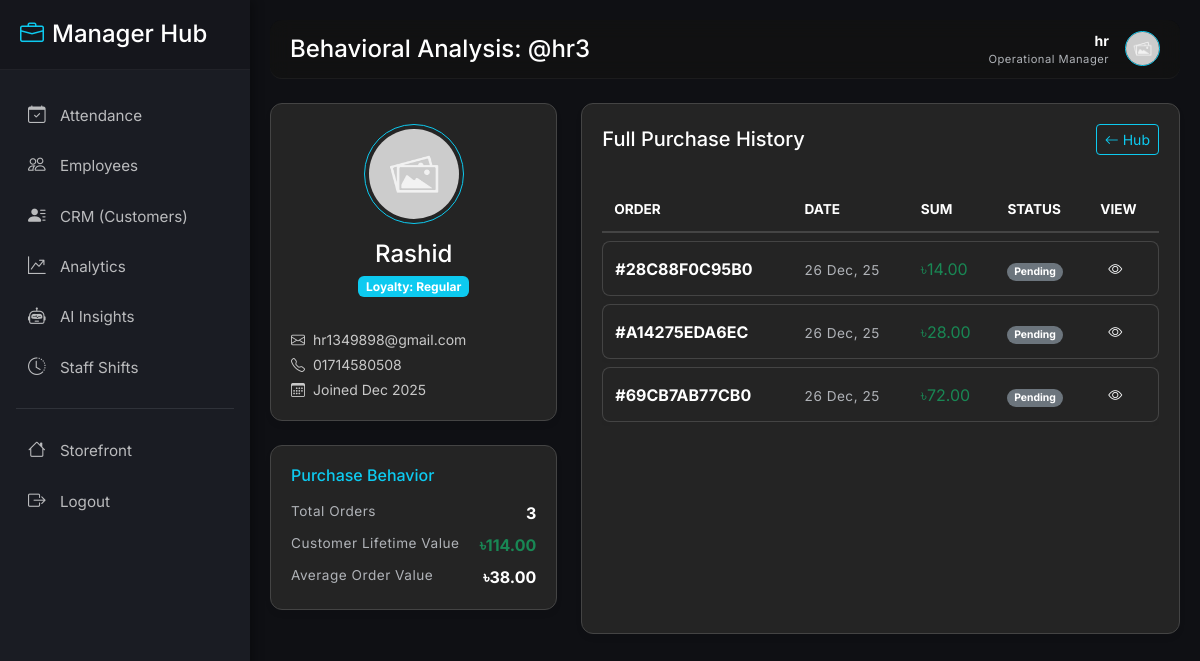
The page /crm/view/6 (signed in) on the database its author committed.
### models/models.py (models this page shows, shortened)
class User(db.Model):
    id = db.Column(db.Integer, primary_key=True)
    username = db.Column(db.String(120), unique=True, nullable=False)
    member_id = db.Column(db.String(20), unique=True)  # Custom ID
    email = db.Column(db.String(200), unique=True)
    password = db.Column(db.String(255), nullable=False)
    full_name = db.Column(db.String(200))
    phone = db.Column(db.String(50))
    address_district = db.Column(db.String(100))
    address_city = db.Column(db.String(100))
    address_street = db.Column(db.String(200))
    profile_image = db.Column(db.String(200))  # image filename
    reset_token = db.Column(db.String(100), nullable=True)
    reset_token_expiry = db.Column(db.DateTime, nullable=True)
    role = db.Column(db.Enum('admin', 'manager', 'cashier', 'waiter', 'chef', 'customer', name='user_roles'), default='customer')
    email_verified = db.Column(db.Boolean, default=False)
    email_verification_code = db.Column(db.String(10), nullable=True)
    created_at = db.Column(db.DateTime, default=get_dhaka_time)
    orders = db.relationship('Order', backref='user', lazy=True)
    reservations = db.relationship('Reservation', backref='user', lazy=True)
    ratings = db.relationship('Rating', backref='user', lazy=True)
    staff_shifts = db.relationship('StaffShift', backref='user', lazy=True)
    staff_shifts = db.relationship('StaffShift', backref='user', lazy=True)

class Order(db.Model):
    __tablename__ = 'orders'
    id = db.Column(db.Integer, primary_key=True)
    unique_order_number = db.Column(db.String(12), unique=True, nullable=False, default=lambda: str(uuid.uuid4().hex[:12]).upper())
    user_id = db.Column(db.Integer, db.ForeignKey('user.id'), nullable=False)
    items = db.Column(db.Text, nullable=False)  # JSON string of items
    total = db.Column(db.Float, nullable=False)
    status = db.Column(db.String(50), default='Placed')
    payment_status = db.Column(db.String(20), default='pending')
    payment_method = db.Column(db.String(20), nullable=True)
    discount = db.Column(db.Float, default=0.0)
    order_type = db.Column(db.Enum('dine_in', 'takeaway', name='order_type'), default='dine_in')
    phone = db.Column(db.String(50), nullable=False)
    address_district = db.Column(db.String(100), nullable=False)
    address_city = db.Column(db.String(100), nullable=False)
    address_street = db.Column(db.String(255), nullable=False)
    created_at = db.Column(db.DateTime, default=get_dhaka_time)
    items_parsed = db.Column(db.PickleType)

### routes/crm.py (the view)
@crm_bp.route('/view/<int:id>')
@admin_required
def view_customer(id):
    customer = User.query.get_or_404(id)
    if customer.role != 'customer':
        flash('This user is not a customer', 'warning')
        return redirect(url_for('crm.index'))
    orders = Order.query.filter_by(user_id=customer.id).order_by(Order.created_at.desc()).all()
    import json
    for order in orders:
        try:
            order.items_parsed = json.loads(order.items)
        except:
            order.items_parsed = []
    total_orders = len(orders)
    total_spent = sum(order.total for order in orders)
    avg_order_value = total_spent / total_orders if total_orders > 0 else 0
    from models.models import SaleItem, MenuItem
    favorite_items = db.session.query(
        MenuItem.name,
        func.sum(SaleItem.quantity).label('total_quantity')
    ).join(SaleItem).join(Order).filter(
        Order.user_id == customer.id
    ).group_by(MenuItem.id).order_by(func.sum(SaleItem.quantity).desc()).limit(5).all()
    from flask import session
    template_folder = 'admin' if session.get('role') == 'admin' else 'manager'
    return render_template(f'{template_folder}/customer_detail.html',
                         customer=customer,
                         orders=orders,
                         total_orders=total_orders,
                         total_spent=total_spent,
                         avg_order_value=avg_order_value,
                         favorite_items=favorite_items)

### templates/manager/customer_detail.html (shortened to what this page needs)
{% extends 'manager/manager_base.html' %}
{% block manager_title %}Behavioral Analysis: @{{ customer.username }}{% endblock %}
{% block content %}
<div class="row">
    <div class="col-lg-4">
        <div class="glass-card mb-4 text-center">
            <div class="mb-3">
                <img src="{{ customer.profile_image and url_for('static', filename='uploads/' ~ customer.profile_image) or url_for('static', filename='img/placeholder.jpg') }}"
                    class="rounded-circle border border-info p-1" width="100" height="100" style="object-fit:cover;">
            </div>
            <h4 class="text-white mb-1">{{ customer.full_name or customer.username }}</h4>
            <div class="badge bg-info mb-3">
                Loyalty: {% if total_spent > 10000 %}VIP{% elif total_spent > 5000 %}Gold{% elif total_spent > 1000
                %}Silver{% else %}Regular{% endif %}
            </div>
            <div class="text-start mt-3 opacity-75 small">
                <div class="mb-1"><i class="bi bi-envelope me-2"></i>{{ customer.email }}</div>
                <div class="mb-1"><i class="bi bi-telephone me-2"></i>{{ customer.phone or 'No Phone' }}</div>
                <div class="mb-0"><i class="bi bi-calendar3 me-2"></i>Joined {{ customer.created_at.strftime('%b %Y') if
                    customer.created_at else 'N/A' }}</div>
            </div>
        </div>
        <div class="glass-card mb-4">
            <h6 class="text-info mb-3">Purchase Behavior</h6>
            <div class="d-flex justify-content-between mb-2">
                <span class="text-muted small">Total Orders</span>
                <span class="text-white fw-bold">{{ total_orders }}</span>
            </div>
            <div class="d-flex justify-content-between mb-2">
                <span class="text-muted small">Customer Lifetime Value</span>
                <span class="text-success fw-bold">৳{{ "%.2f"|format(total_spent) }}</span>
            </div>
            <div class="d-flex justify-content-between">
                <span class="text-muted small">Average Order Value</span>
                <span class="text-white fw-bold">৳{{ "%.2f"|format(avg_order_value) }}</span>
            </div>
        </div>
    </div>
    <div class="col-lg-8">
        <div class="glass-card h-100">
            <div class="d-flex justify-content-between align-items-center mb-4">
                <h5 class="mb-0 text-white">Full Purchase History</h5>
                <a href="{{ url_for('crm.index') }}" class="btn btn-sm btn-outline-info">
                    <i class="bi bi-arrow-left"></i> Hub
                </a>
            </div>
            <div class="table-responsive">
                <table class="admin-table">
                    <thead>
                        <tr>
                            <th>Order</th>
                            <th>Date</th>
                            <th>Sum</th>
                            <th>Status</th>
                            <th>View</th>
                        </tr>
                    </thead>
                    <tbody>
                        {% for order in orders %}
                        <tr>
                            <td class="text-white fw-bold">#{{ order.unique_order_number }}</td>
                            <td><span class="small text-muted">{{ order.created_at.strftime('%d %b, %y') }}</span></td>
                            <td class="text-success">৳{{ "%.2f"|format(order.total) }}</td>
                            <td>
                                <span
                                    class="badge {% if order.status == 'Completed' %}bg-success{% else %}bg-secondary{% endif %} rounded-pill"
                                    style="font-size: 0.65rem;">
                                    {{ order.status }}
                                </span>
                            </td>
                            <td>
                                <button class="btn btn-sm btn-outline-light border-0"
                                    onclick="viewOrderDetails({{ order.id }})">
                                    <i class="bi bi-eye"></i>
                                </button>
                            </td>
                        </tr>
                        {% endfor %}
                    </tbody>
                </table>
            </div>
        </div>
    </div>
</div>
{% endblock %}

### templates/manager/manager_base.html (shortened to what this page needs)
<!doctype html>
<html lang="en">
<head>
    <link href="https://cdn.jsdelivr.net/npm/bootstrap@5.3.2/dist/css/bootstrap.min.css" rel="stylesheet">
    <link rel="stylesheet" href="https://cdn.jsdelivr.net/npm/bootstrap-icons@1.11.1/font/bootstrap-icons.css">
    <link rel="stylesheet" href="{{ url_for('static', filename='css/admin.css') }}">
</head>
<body class="admin-body">
    <div id="manager-wrapper">
        <nav id="manager-sidebar">
            <div class="sidebar-header">
                <h4 class="mb-0"><i class="bi bi-briefcase me-2 text-info"></i>Manager Hub</h4>
            </div>
            <ul class="list-unstyled components">
                <li class="{% if request.endpoint == 'employees.attendance' %}active{% endif %}">
                    <a href="{{ url_for('employees.attendance') }}"
                        class="d-flex justify-content-between align-items-center">
                        <span><i class="bi bi-calendar-check"></i> Attendance</span>
                    </a>
                </li>
                <li class="{% if request.endpoint == 'employees.index' %}active{% endif %}">
                    <a href="{{ url_for('employees.index') }}"><i class="bi bi-people"></i> Employees</a>
                </li>
                <li class="{% if request.endpoint == 'crm.index' %}active{% endif %}">
                    <a href="{{ url_for('crm.index') }}"><i class="bi bi-person-lines-fill"></i> CRM (Customers)</a>
                </li>
                <li class="{% if request.endpoint == 'analytics.dashboard' %}active{% endif %}">
                    <a href="{{ url_for('analytics.dashboard') }}"><i class="bi bi-graph-up-arrow"></i> Analytics</a>
                </li>
                <li class="{% if request.endpoint == 'ai_insights.index' %}active{% endif %}">
                    <a href="{{ url_for('ai_insights.index') }}"><i class="bi bi-robot"></i> AI Insights</a>
                </li>
                <li class="{% if request.endpoint == 'admin.shifts' %}active{% endif %}">
                    <a href="{{ url_for('admin.shifts') }}"><i class="bi bi-clock-history"></i> Staff Shifts</a>
                </li>
                <hr class="mx-3 border-secondary opacity-25">
                <li class="{% if request.endpoint == 'main.index' %}active{% endif %}">
                    <a href="{{ url_for('main.index') }}"><i class="bi bi-house"></i> Storefront</a>
                </li>
                <li>
                    <a href="{{ url_for('auth.logout') }}"><i class="bi bi-box-arrow-right"></i> Logout</a>
                </li>
            </ul>
        </nav>
        <div id="manager-content">
            <nav class="navbar navbar-expand-lg navbar-dark manager-nav mb-4">
                <div class="container-fluid p-0">
                    <h4 class="mb-0 text-white">{% block manager_title %}{% endblock %}</h4>
                    <div class="ms-auto d-flex align-items-center">
                        <div class="text-end me-3 d-none d-md-block">
                            <div class="text-white small fw-bold">{{ session.get('username') }}</div>
                            <div class="text-muted" style="font-size: 0.7rem;">Operational Manager</div>
                        </div>
                        <img src="{{ url_for('static', filename='img/placeholder.jpg') }}"
                            class="rounded-circle border border-info" width="35" height="35">
                    </div>
                </div>
            </nav>
            {% block content %}{% endblock %}
        </div>
    </div>
</body>
</html>

### rows shown on the page
User: username "hr3", full_name "Rashid", email "hr1349898@gmail.com", phone "01714580508", created_at "Dec 2025"
User: get "hr"
Order: unique_order_number "28C88F0C95B0", created_at "26 Dec, 25", total "14.00", status "Pending"
Order: unique_order_number "A14275EDA6EC", created_at "26 Dec, 25", total "28.00", status "Pending"
Order: unique_order_number "69CB7AB77CB0", created_at "26 Dec, 25", total "72.00", status "Pending"

### other values the page prints
{{ total_orders }} "3"
{{ "%.2f"|format(total_spent) }} "114.00"
{{ "%.2f"|format(avg_order_value) }} "38.00"
